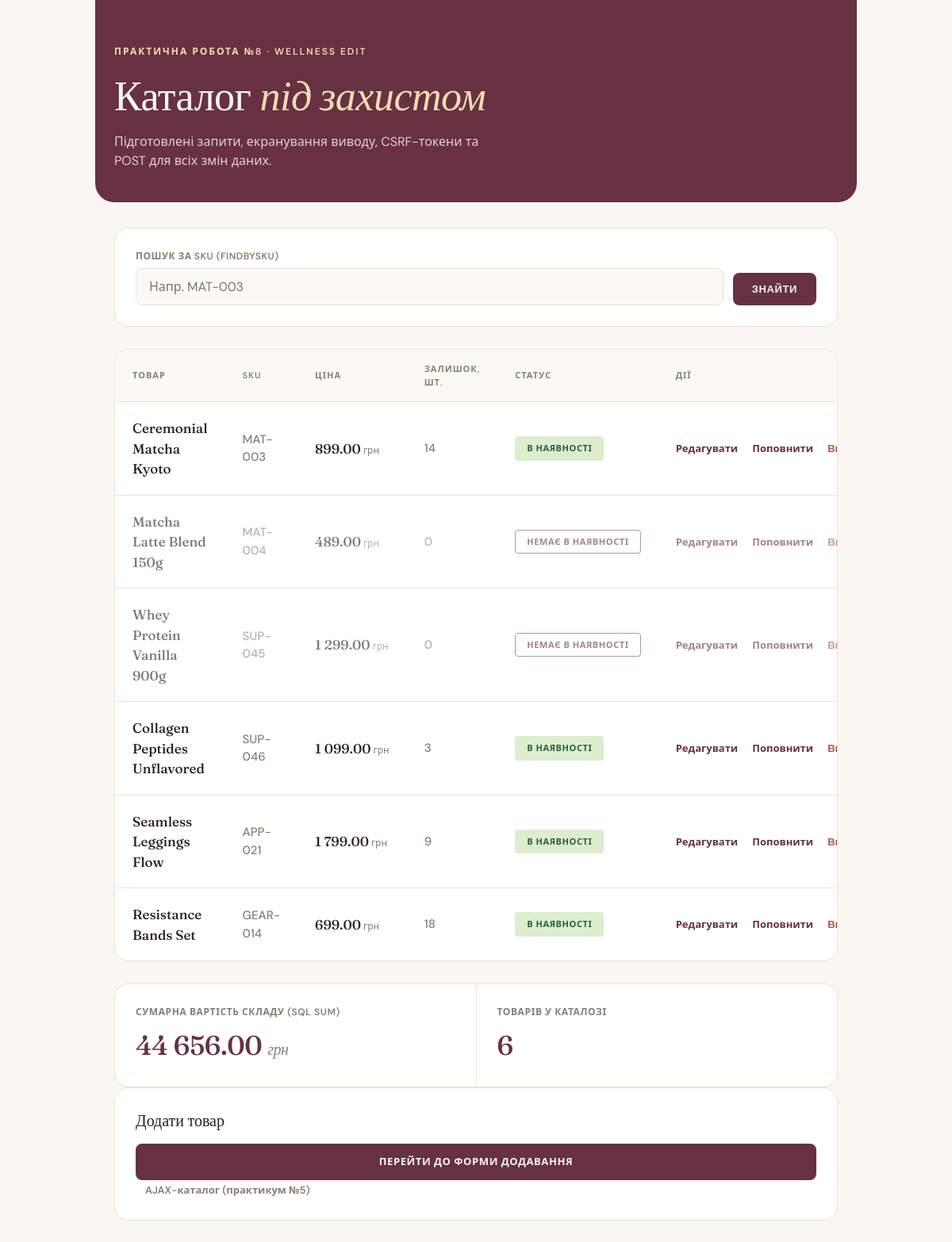
The page / on the database its author committed.
### tables this page shows
CREATE TABLE IF NOT EXISTS products (
    id INT AUTO_INCREMENT PRIMARY KEY,
    name VARCHAR(255) NOT NULL,
    price DECIMAL(10, 2) NOT NULL,
    sku VARCHAR(20) NOT NULL UNIQUE,
    stock INT NOT NULL DEFAULT 0
);

### lib/security.php (called while the page is built, shortened)
<?php
function h($value): string
{
    return htmlspecialchars((string) $value, ENT_QUOTES | ENT_SUBSTITUTE, 'UTF-8');
}
function inputString(array $source, string $key): string
{
    $value = $source[$key] ?? '';
    if (is_string($value)) {
        return trim($value);
    }
    return '';
}

### lib/products.php (called while the page is built, shortened)
<?php
function getAllProducts(PDO $pdo): array
{
    $rows = $pdo->query('SELECT * FROM products ORDER BY id')->fetchAll();
    return $rows;
}
function totalStockValue(PDO $pdo): float
{
    $row = $pdo->query('SELECT SUM(price * stock) AS total FROM products')->fetch();
    return (float) ($row['total'] ?? 0);
}

### index.php (the view, shortened to what this page needs)
<?php
require_once __DIR__ . '/db.php';
require_once __DIR__ . '/lib/products.php';
$products = getAllProducts($pdo);
$totalValue = totalStockValue($pdo);
$searchSku = inputString($_GET, 'sku');
?>
<!DOCTYPE html>
<html lang="uk">
<head>
    <link rel="stylesheet" href="style.css">
</head>
<body>
    <div class="hero">
        <span class="eyebrow">Практична робота №8 · Wellness Edit</span>
        <h1>Каталог <em>під захистом</em></h1>
        <p class="subtitle">Підготовлені запити, екранування виводу, CSRF-токени та POST для всіх змін даних.</p>
    </div>
    <div class="card form-card">
        <form method="get" action="index.php" class="search-form">
            <div class="field">
                <label for="sku">Пошук за SKU (findBySku)</label>
                <input type="text" id="sku" name="sku" value="<?= h($searchSku) ?>" placeholder="Напр. MAT-003">
            </div>
            <button type="submit" class="btn-primary">Знайти</button>
        </form>
    </div>
    <div class="card">
        <table>
            <thead>
                <tr>
                    <th>Товар</th>
                    <th>SKU</th>
                    <th>Ціна</th>
                    <th>Залишок, шт.</th>
                    <th>Статус</th>
                    <th>Дії</th>
                </tr>
            </thead>
            <tbody>
                <?php foreach ($products as $product): ?>
                    <?php $inStock = (int) $product['stock'] > 0; ?>
                    <tr class="<?= $inStock ? 'row-in' : 'row-out' ?>">
                        <td><span class="product-name"><?= h($product['name']) ?></span></td>
                        <td class="stock"><?= h($product['sku']) ?></td>
                        <td>
                            <span class="price"><?= number_format((float) $product['price'], 2, '.', ' ') ?></span><span class="price-currency">грн</span>
                        </td>
                        <td class="stock"><?= (int) $product['stock'] ?></td>
                        <td>
                            <span class="badge <?= $inStock ? 'badge-in' : 'badge-out' ?>">
                                <?= $inStock ? 'В наявності' : 'Немає в наявності' ?>
                            </span>
                        </td>
                        <td class="actions">
                            <a href="edit.php?id=<?= (int) $product['id'] ?>" class="action-link">Редагувати</a>
                            <a href="restock.php?id=<?= (int) $product['id'] ?>" class="action-link">Поповнити</a>
                            <form method="post" action="delete.php" class="inline-form"
                                  data-confirm="Видалити «<?= h($product['name']) ?>»?">
                                <button type="submit" class="action-link action-link--danger">Видалити</button>
                            </form>
                        </td>
                    </tr>
                <?php endforeach; ?>
            </tbody>
        </table>
    </div>
    <div class="summary">
        <div class="summary-item">
            <div class="label">Сумарна вартість складу (SQL SUM)</div>
            <div class="value"><?= number_format($totalValue, 2, '.', ' ') ?> <span class="accent">грн</span></div>
        </div>
        <div class="summary-item">
            <div class="label">Товарів у каталозі</div>
            <div class="value"><?= count($products) ?></div>
        </div>
    </div>
    <div class="card form-card">
        <h2 class="section-title">Додати товар</h2>
        <a href="add.php" class="btn-primary btn-block-link">Перейти до форми додавання</a>
        <a href="ajax.php" class="btn-secondary-link">AJAX-каталог (практикум №5)</a>
    </div>
</body>
</html>

### rows shown on the page
products: name "Ceremonial Matcha Kyoto", sku "MAT-003", price "899.00", stock "14", shows "В НАЯВНОСТІ"
products: name "Matcha Latte Blend 150g", sku "MAT-004", price "489.00", stock "0", shows "НЕМАЄ В НАЯВНОСТІ"
products: name "Whey Protein Vanilla 900g", sku "SUP-045", price "1 299.00", stock "0", shows "НЕМАЄ В НАЯВНОСТІ"
products: name "Collagen Peptides Unflavored", sku "SUP-046", price "1 099.00", stock "3", shows "В НАЯВНОСТІ"
products: name "Seamless Leggings Flow", sku "APP-021", price "1 799.00", stock "9", shows "В НАЯВНОСТІ"
products: name "Resistance Bands Set", sku "GEAR-014", price "699.00", stock "18", shows "В НАЯВНОСТІ"

### other values the page prints
$totalValue "44 656.00"
count($products) "6"
